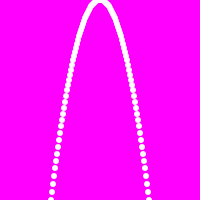
Frame 1 (no input)
Frame 60 (the mouse pressed at the canvas centre just before this capture): identical to frame 1, image omitted
Frame 120 (the mouse held since frame 60 and released just before this capture): identical to frame 1, image omitted

The Processing sketch that drew this single still picture (run headless with seeded random() and noise(); from frame 60 on, the mouse is pressed at the canvas centre):

// Processing sketch: processing_108338
// ── processing_108338.pde

int x = 0;int y = 0; int valor=100;
void setup()
{
  noStroke();
  size(200, 200);
}
void draw() {
  background(255, 0, 255);
  funcionCuadratica();
}
void funcionCuadratica() {
for(int x = -valor; x < valor; x++) {
  y=(x*x)/12;
    fill(255);
  ellipse(x+100, y, 6, 6);
}
}
